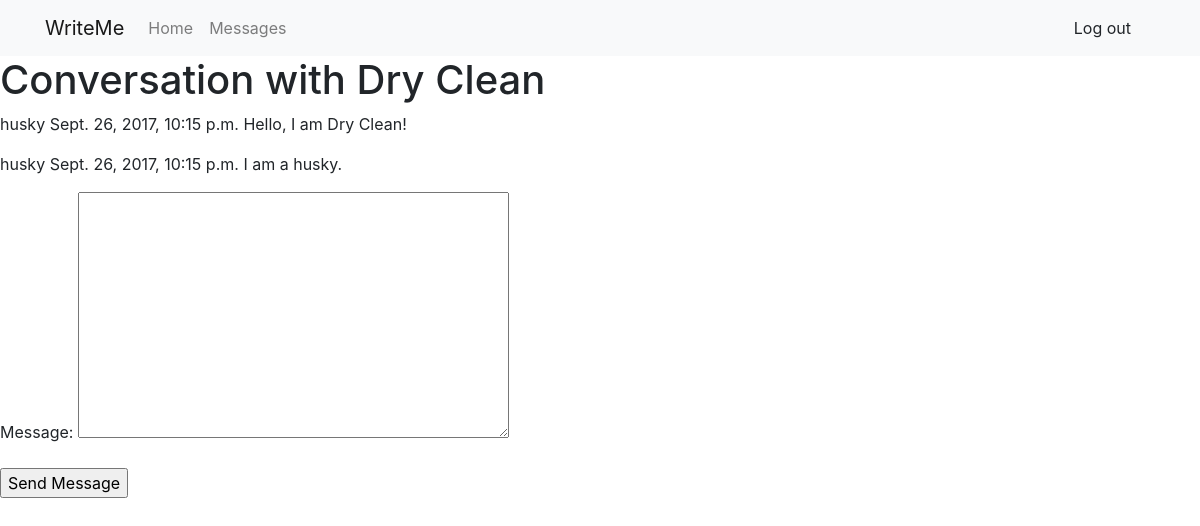
Before: /messages/husky/ (signed in) with the older database file.
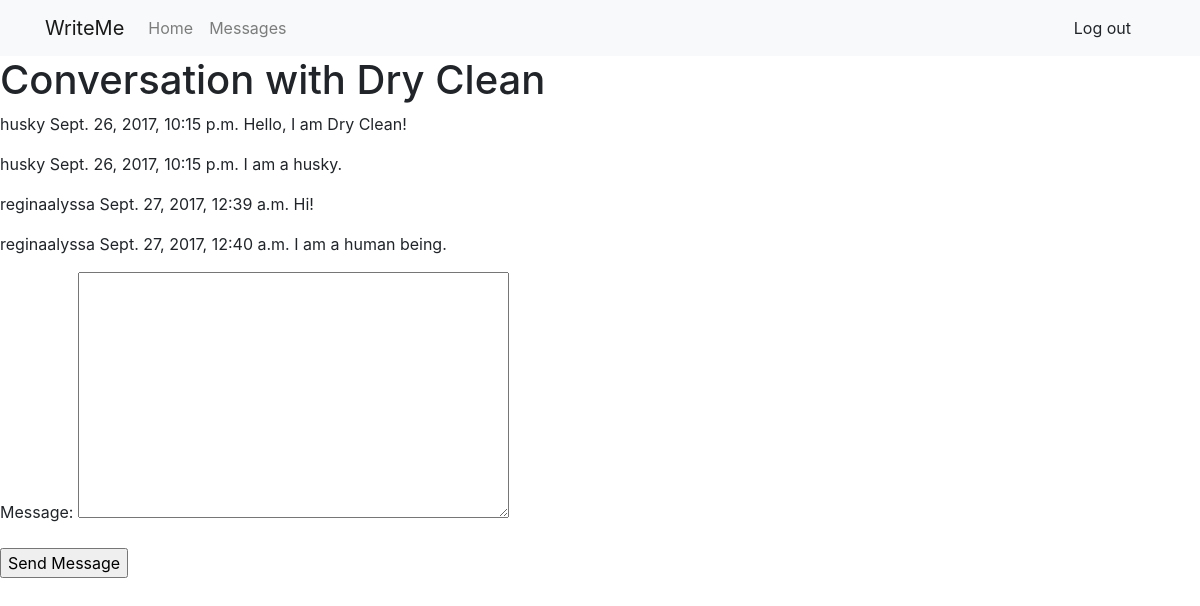
After: the same page with the newer database file.
### messaging/models.py (models this page shows)
class Message(models.Model):
    conversation = models.ForeignKey(Conversation)
    sender = models.ForeignKey(User)
    message = models.TextField()
    timestamp = models.DateTimeField(auto_now_add=True)
    unread_flag = models.BooleanField(default=True)

### messaging/views.py (the view, shortened to what this page needs)
# urls.py: url(r'^(?P<username>\w+)/$', ConversationMessagesListView.as_view(), name='conversation'),
class ConversationMessagesListView(NewMessageView):
    template_name = "messaging/conversation.html"
    form_class = NewMessageHiddenUserForm
    def get_queryset(self):
        user1 = self.request.user
        user2 = User.objects.get(username=self.kwargs.get('username'))
        try:
            conversation = Conversation.objects.get(
                (Q(user1=user1) & Q(user2=user2)) |
                (Q(user1=user2) & Q(user2=user1))
            )
        except Conversation.DoesNotExist:
            print("Did not retrieve conversation.")
            return None
        messages_list = Message.objects.filter(conversation=conversation).order_by('timestamp')
        return messages_list
    def get_context_data(self, **kwargs):
        context = super(ConversationMessagesListView, self).get_context_data(**kwargs)
        context['conversation_user'] = get_object_or_404(User, username=self.kwargs.get('username'))
        context['messages_list'] = self.get_queryset()
        return context

### messaging/forms.py
class NewMessageHiddenUserForm(NewMessageForm):
    username = forms.CharField(widget=forms.HiddenInput())

### messaging/views.py (called while the page is built)
    def get_initial(self):
        initial = super(NewMessageView, self).get_initial()
        initial['username'] = self.kwargs.get('username')
        return initial

### messaging/templates/messaging/conversation.html (shortened to what this page needs)
{% extends "base.html" %}
{% block content %}
    <h1>Conversation with {{ conversation_user.first_name }} {{ conversation_user.last_name }}</h1>
    {% if messages_list %}
        {% for message in messages_list %}
            <p>
                {{ message.sender }}
                {{ message.timestamp }}
                {{ message.message }}
            </p>
        {% endfor %}
    {% else %}
        <p>You haven't made a conversation with {{ conversation_user.first_name }} yet.</p>
    {% endif %}
    <form action="" method="post">
        {{ form.as_p }}
        <input type="submit" value="Send Message" /><br />
    </form>
{% endblock %}

### templates/base.html (shortened to what this page needs)
<!DOCTYPE html>
<html lang="en">
<head>
    <link rel="stylesheet" href="https://maxcdn.bootstrapcdn.com/bootstrap/4.0.0-beta/css/bootstrap.min.css">
    <link rel="stylesheet" href="https://maxcdn.bootstrapcdn.com/font-awesome/4.7.0/css/font-awesome.min.css">
    {% load static %}
    <link rel="stylesheet" href="{% static 'css/style.css' %}">
</head>
<body>
{% block navbar %}
    <nav class="navbar navbar-expand-lg navbar-light bg-light navbar-default sticky-top" id="main-navbar">
        <div class="container">
            <a class="navbar-brand" href="{% url 'home' %}">WriteMe</a>
            <div class="collapse navbar-collapse" id="writeme-navbar">
                {% if user.is_authenticated %}
                    <ul class="navbar-nav mr-auto">
                        <li class="nav-item"><a class="nav-link" href="{% url 'home' %}">Home</a></li>
                        <li class="nav-item"><a class="nav-link" href="{% url 'messaging:messages' %}">Messages</a></li>
                    </ul>
                    <ul class="navbar-nav ml-auto">
                        <li class="nav-item"><a class="dropdown-item" href="{% url 'logout' %}">Log out</a></li>
                    </ul>
                {% else %}
                    <ul class="navbar-nav ml-auto">
                        <li class="nav-item"><a class="nav-link" href="{% url 'login' %}">Log in</a></li>
                        <li class="nav-item"><a class="nav-link" href="{% url 'signup' %}">Sign up</a></li>
                    </ul>
                {% endif %}
            </div>
        </div>
    </nav>
{% endblock %}
{% block content %}{% endblock %}
</body>
</html>

Changed rows visible on the page:
added Message: sender "reginaalyssa", timestamp "Sept. 27, 2017, 12:39 a.m.", message "Hi!"
added Message: sender "reginaalyssa", timestamp "Sept. 27, 2017, 12:40 a.m.", message "I am a human being."
